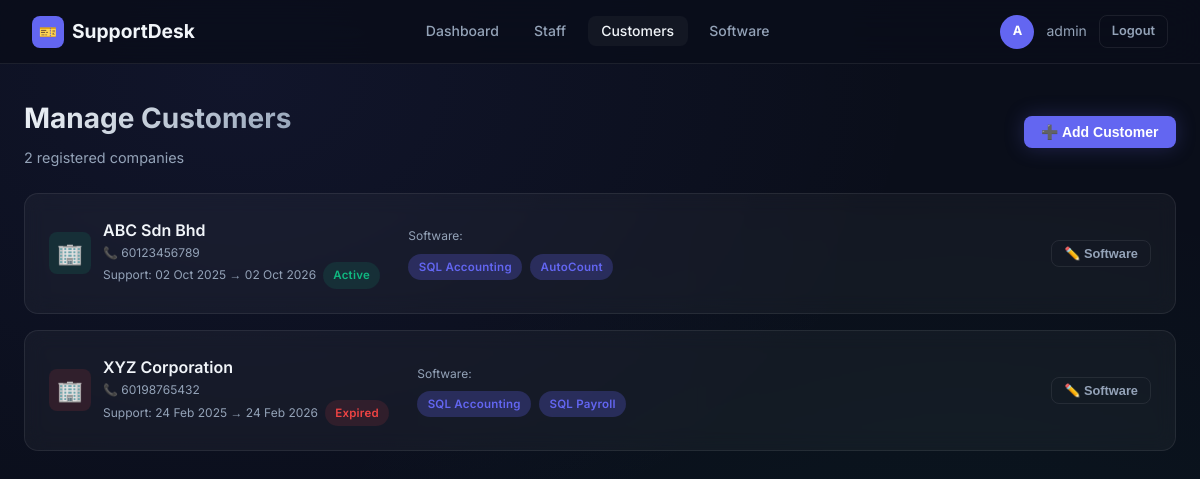
Screenshot of /admin/customers (signed in) with the database file from the repository.
### models.py (models this page shows, shortened)
class StaffUser(UserMixin, db.Model):
    __tablename__ = 'staff_users'
    id = db.Column(db.Integer, primary_key=True)
    username = db.Column(db.String(80), unique=True, nullable=False)
    password_hash = db.Column(db.String(200), nullable=False)
    role = db.Column(db.String(20), nullable=False, default='support')  # admin / support
    skills = db.relationship('StaffSkill', backref='staff', lazy=True)

class Customer(db.Model):
    __tablename__ = 'customers'
    id = db.Column(db.Integer, primary_key=True)
    company_name = db.Column(db.String(120), nullable=False)
    support_start = db.Column(db.Date, nullable=False)
    support_end = db.Column(db.Date, nullable=False)
    phone_number = db.Column(db.String(30), nullable=False)
    users = db.relationship('User', backref='company', lazy=True)
    tickets = db.relationship('Ticket', backref='company', lazy=True)
    software_links = db.relationship('CustomerSoftware', backref='customer', lazy=True)

class CustomerSoftware(db.Model):
    __tablename__ = 'customer_software'
    id = db.Column(db.Integer, primary_key=True)
    customer_id = db.Column(db.Integer, db.ForeignKey('customers.id'), nullable=False)
    software_id = db.Column(db.Integer, db.ForeignKey('software_types.id'), nullable=False)
    support_start = db.Column(db.Date, nullable=False)
    support_end = db.Column(db.Date, nullable=False)
    software = db.relationship('SoftwareType')

class SoftwareType(db.Model):
    __tablename__ = 'software_types'
    id = db.Column(db.Integer, primary_key=True)
    name = db.Column(db.String(100), nullable=False, unique=True)

### routes/admin.py (the view)
@admin_bp.route('/customers')
@login_required
@require_admin
def manage_customers():
    customers = Customer.query.all()
    all_software = SoftwareType.query.all()
    return render_template('admin/manage_customers.html', customers=customers, all_software=all_software)

### models.py (called while the page is built)
@login_manager.user_loader
def load_user(user_id):
    if user_id.startswith('staff-'):
        return StaffUser.query.get(int(user_id.split('-')[1]))
    elif user_id.startswith('user-'):
        return User.query.get(int(user_id.split('-')[1]))
    return None

### routes/admin.py (called while the page is built)
def require_admin(f):
    from functools import wraps
    @wraps(f)
    def decorated(*args, **kwargs):
        if not isinstance(current_user, StaffUser) or current_user.role != 'admin':
            flash('Admin access required.', 'error')
            return redirect(url_for('auth.staff_login'))
        return f(*args, **kwargs)
    return decorated

### templates/admin/manage_customers.html (shortened to what this page needs)
{% extends 'base.html' %}
{% block content %}
<div class="container">
  <div class="page-header">
    <div class="flex items-center justify-between">
      <div>
        <h1 class="page-title">Manage Customers</h1>
        <p class="page-subtitle">{{ customers | length }} registered companies</p>
      </div>
      <button type="button" class="btn btn-primary" data-modal="modal-add-customer">➕ Add Customer</button>
    </div>
  </div>
  {% if customers %}
  <div style="display:flex; flex-direction:column; gap:1rem;">
    {% for cust in customers %}
    {% set sup_status = 'Active' if cust.support_end >= today else 'Expired' %}
    <div class="card">
      <div class="flex items-center justify-between flex-wrap gap-3">
        <div class="flex items-center gap-3">
          <div class="stat-icon {{ 'green' if sup_status == 'Active' else 'red' }}" style="width:42px;height:42px;">🏢</div>
          <div>
            <div class="font-semibold">{{ cust.company_name }}</div>
            <div class="text-xs text-muted">📞 {{ cust.phone_number }}</div>
            <div class="text-xs text-muted">
              Support: {{ cust.support_start.strftime('%d %b %Y') }} → {{ cust.support_end.strftime('%d %b %Y') }}
              &nbsp;<span class="badge {{ 'badge-active' if sup_status == 'Active' else 'badge-expired' }}">{{ sup_status }}</span>
            </div>
          </div>
        </div>
        <div style="flex:1; padding:0 1rem;">
          <div class="text-xs text-muted mb-2">Software:</div>
          <div class="flex gap-2 flex-wrap">
            {% if cust.software_links %}
              {% for cs in cust.software_links %}
              <span class="badge badge-assigned">{{ cs.software.name }}</span>
              {% endfor %}
            {% else %}
            <span class="text-xs text-muted">None assigned</span>
            {% endif %}
          </div>
        </div>
        <div class="flex gap-2">
          <button type="button" class="btn btn-ghost btn-sm" data-modal="modal-sw-{{ cust.id }}">✏️ Software</button>
        </div>
      </div>
    </div>
    {% endfor %}
  </div>
  {% else %}
  <div class="empty-state">
    <div class="icon">🏢</div>
    <h3>No customers yet</h3>
    <p>Add your first customer company.</p>
  </div>
  {% endif %}
</div>
{% endblock %}

### templates/base.html (shortened to what this page needs)
<!DOCTYPE html>
<html lang="en">
<head>
  <link rel="stylesheet" href="{{ url_for('static', filename='css/style.css') }}" />
</head>
<body>
{% if current_user.is_authenticated %}
<nav class="navbar">
  <div style="display:flex; align-items:center; gap:1rem;">
    <a href="#" class="navbar-brand">
      <span class="logo-icon">🎫</span>
      SupportDesk
    </a>
  </div>
  <ul class="navbar-nav">
    {% if current_user.__class__.__name__ == 'User' %}
      <li><a href="{{ url_for('customer.dashboard') }}" class="{{ 'active' if request.endpoint == 'customer.dashboard' }}">Dashboard</a></li>
      <li><a href="{{ url_for('customer.submit_ticket') }}" class="{{ 'active' if request.endpoint == 'customer.submit_ticket' }}">New Ticket</a></li>
      <li><a href="{{ url_for('customer.ticket_history') }}" class="{{ 'active' if request.endpoint == 'customer.ticket_history' }}">My Tickets</a></li>
    {% elif current_user.__class__.__name__ == 'StaffUser' %}
      {% if current_user.role == 'admin' %}
        <li><a href="{{ url_for('admin.dashboard') }}" class="{{ 'active' if request.endpoint == 'admin.dashboard' }}">Dashboard</a></li>
        <li><a href="{{ url_for('admin.manage_staff') }}" class="{{ 'active' if request.endpoint == 'admin.manage_staff' }}">Staff</a></li>
        <li><a href="{{ url_for('admin.manage_customers') }}" class="{{ 'active' if request.endpoint == 'admin.manage_customers' }}">Customers</a></li>
        <li><a href="{{ url_for('admin.manage_software') }}" class="{{ 'active' if request.endpoint == 'admin.manage_software' }}">Software</a></li>
      {% else %}
        <li><a href="{{ url_for('staff.dashboard') }}" class="{{ 'active' if request.endpoint == 'staff.dashboard' }}">Dashboard</a></li>
        <li><a href="{{ url_for('staff.archive') }}" class="{{ 'active' if request.endpoint == 'staff.archive' }}">Archive</a></li>
      {% endif %}
    {% endif %}
  </ul>
  <div class="navbar-user">
    <div class="avatar">{{ current_user.username[0].upper() }}</div>
    <span>{{ current_user.username }}</span>
    <a href="{{ url_for('auth.logout') }}" class="btn btn-ghost btn-sm">Logout</a>
  </div>
</nav>
{% endif %}
{% block content %}{% endblock %}
</body>
</html>

### rows the page displays
StaffUser: username "A", username "admin"
Customer: company_name "ABC Sdn Bhd", phone_number "60123456789", support_start "02 Oct 2025", support_end "02 Oct 2026"
CustomerSoftware: software.name "SQL Accounting"
CustomerSoftware: software.name "AutoCount"
Customer: company_name "XYZ Corporation", phone_number "60198765432", support_start "24 Feb 2025", support_end "24 Feb 2026"
CustomerSoftware: software.name "SQL Accounting"
CustomerSoftware: software.name "SQL Payroll"

### other values shown
{{ customers | length }} "2"
